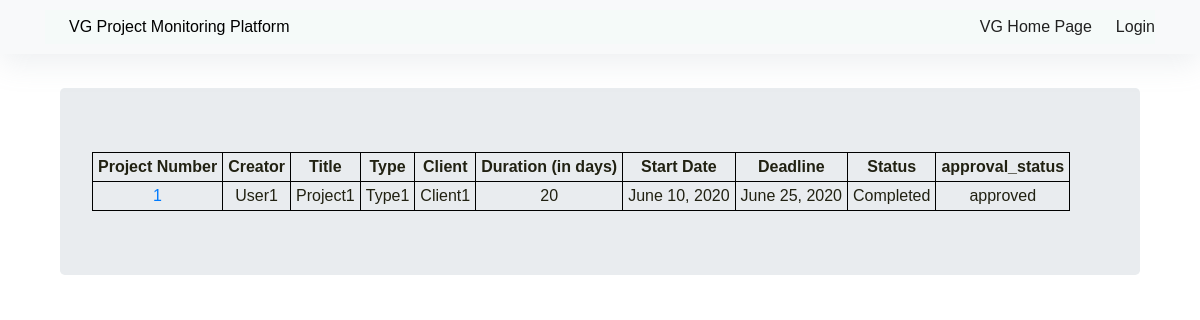
Page /projects/completed on the committed database.
### projects/models.py (models this page shows, shortened)
class Project(models.Model):
    creator = models.ForeignKey('auth.User',on_delete=models.CASCADE)
    title = models.CharField(max_length=100)
    type = models.CharField(max_length=100)
    client = models.ForeignKey('client',on_delete=models.CASCADE)
    definition = models.TextField(null=True)
    duration_in_days = models.PositiveIntegerField()
    start_date = models.DateField(null=True)
    deadline = models.DateField(null=True)
    notes = models.TextField(null=True)
    STATUS_CHOICE = (('Completed','Completed'),('Ongoing','Ongoing'))
    status = models.CharField(max_length=9,choices=STATUS_CHOICE,blank=False)
    APPROVAL_STATUS = (('approved','approved'),('unapproved','unapproved'))
    approval_status = models.CharField(max_length=10,choices=APPROVAL_STATUS,blank=False)

class Client(models.Model):
    creator = models.ForeignKey('auth.User',on_delete=models.CASCADE)
    name = models.CharField(max_length=100)
    contact_person = models.CharField(max_length=100)
    address = models.CharField(max_length=150)
    phone = models.CharField(max_length=12)
    notes = models.TextField(null=True)
    def __str__(self):
        return self.name

### projects/views.py (the view)
# urls.py: path('projects/completed',views.ProjectCompletedListView.as_view(),name='project_list_completed'),
class ProjectCompletedListView(ListView):
    model = Project
    template_name = 'projects/project_list_completed.html'
    def get_queryset(self):
        return Project.objects.filter(status='Completed').all()

### projects/templates/projects/project_list_completed.html (shortened to what this page needs)
{% extends "projects/base.html" %}
{% block content %}
<br>
<br>
<div class="container">
  <br>
  <div class="jumbotron">
    <div class="centerstage">
        <table>
          <thead>
            <td id='tablehead'>Project Number</td>
            <td id='tablehead'>Creator</td>
            <td id='tablehead'>Title</td>
            <td id='tablehead'>Type</td>
            <td id='tablehead'>Client</td>
            <td id='tablehead'>Duration (in days)</td>
            <td id='tablehead'>Start Date</td>
            <td id='tablehead'>Deadline</td>
            <td id='tablehead'>Status</td>
            <td id='tablehead'>approval_status</td>
          </thead>
          {% for project in object_list %}
          <tr>
            <td id='tablerow'> <a href="{% url 'project_detail' pk=project.pk %}">{{project.id}}</a> </td>
            <td id='tablerow'>{{project.creator}}</td>
            <td id='tablerow'>{{project.title}}</td>
            <td id='tablerow'>{{project.type}}</td>
            <td id='tablerow'>{{project.client}}</td>
            <td id='tablerow'>{{project.duration_in_days}}</td>
            <td id='tablerow'>{{project.start_date}}</td>
            <td id='tablerow'>{{project.deadline}}</td>
            <td id='tablerow'>{{project.status}}</td>
            <td id='tablerow'>{{project.approval_status}}</td>
          </tr>
          {% endfor %}
        </table>
    </div>
  </div>
</div>
{% endblock %}

### projects/static/css/site.css (style rules this page uses)
#tablehead { border: solid black 1px; width: auto; height: auto; font-weight: bold; padding:2px; padding-right: 5px; padding-left: 5px; text-align: center; }
#tablerow { border: solid black 1px; width: auto; height: auto; font-weight: normal; padding:2px; padding-right: 5px; padding-left: 5px; text-align: center; }
body { font-family: 'Poppins', sans-serif; font-size: 16px; line-height: 24px; font-weight: 400; color: #212112; background-image: url('https://s3-us-west-2.amazonaws.com/s.cdpn.io/1462889/pat-back.svg'); background-position: center; background-repeat: repeat; background-size: 7%; background-color: #fff; overflow-x: hidden; transition: all 200ms linear; }
.centerstage { margin-left: auto; margin-right: auto; }

### rows in the picture
Project: id "1", creator "User1", title "Project1", type "Type1", client "Client1", duration_in_days "20", start_date "June 10, 2020", deadline "June 25, 2020", status "Completed", approval_status "approved"
